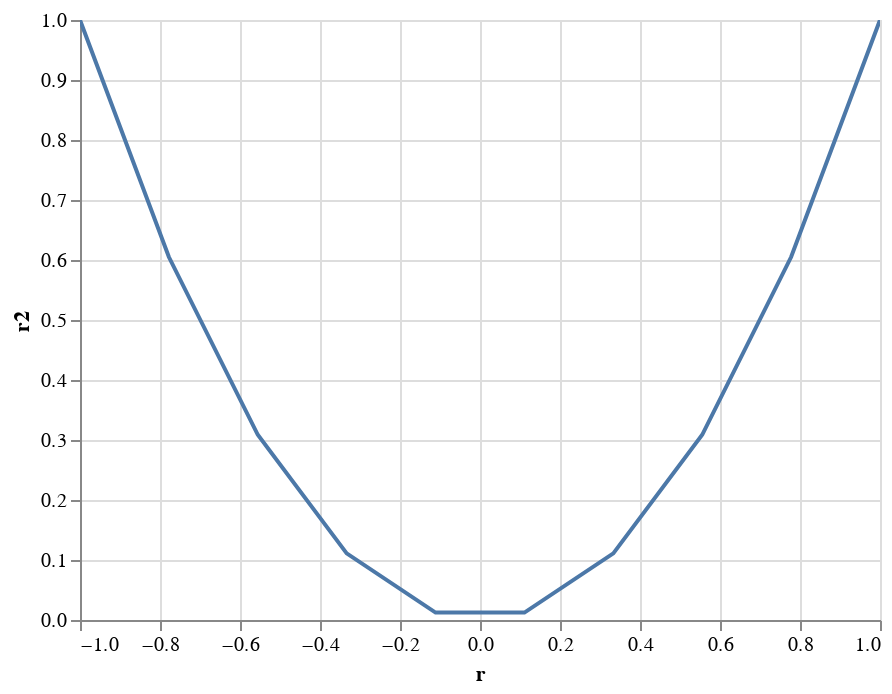

Notebook cell for this chart:
### Code cell
df_r = pd.DataFrame(data = np.linspace(-1, 1, 10), columns = ['r']).assign(r2 = lambda x: x['r']**2)
alt.Chart(df_r).mark_line().encode(x='r',y='r2').interactive()

### Figure 1 — Vega-Lite specification as saved in the notebook (floating-point values rounded to 4 significant figures)
{"config": {"view": {"continuousWidth": 400, "continuousHeight": 300}}, "data": {"name": "data-c4dbe1aa2cc5c85505071c0951d7333b"}, "mark": "line", "encoding": {"x": {"type": "quantitative", "field": "r"}, "y": {"type": "quantitative", "field": "r2"}}, "selection": {"selector005": {"type": "interval", "bind": "scales", "encodings": ["x", "y"]}}, "$schema": "https://vega.github.io/schema/vega-lite/v4.8.1.json", "datasets": {"data-c4dbe1aa2cc5c85505071c0951d7333b": [{"r": -1.0, "r2": 1.0}, {"r": -0.7778, "r2": 0.6049}, {"r": -0.5556, "r2": 0.3086}, {"r": -0.3333, "r2": 0.1111}, {"r": -0.1111, "r2": 0.01235}, {"r": 0.1111, "r2": 0.01235}, {"r": 0.3333, "r2": 0.1111}, {"r": 0.5556, "r2": 0.3086}, {"r": 0.7778, "r2": 0.6049}, {"r": 1.0, "r2": 1.0}]}}
